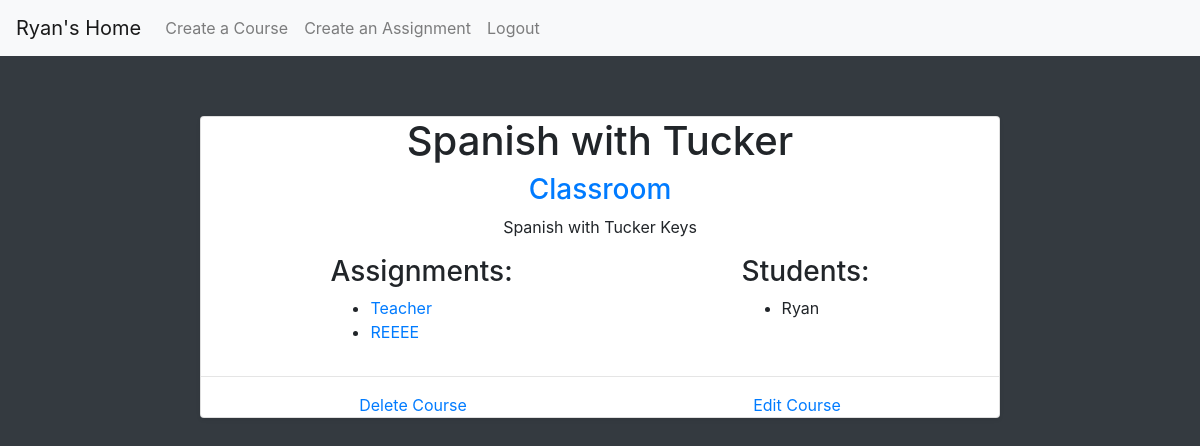
/course/teachertestspanish/ (signed in), run on the app's committed database.
### landing_page/models.py (models this page shows, shortened)
class Course(models.Model):
    name = models.CharField(max_length=50, unique=True)
    description = models.CharField(max_length=200, blank=True)
    teacher = models.ForeignKey(Teacher, null=True, on_delete=models.SET_NULL)
    students = models.ManyToManyField(Student)
    assignments = models.ManyToManyField(Assignment)
    zoom = models.URLField(max_length=200)
    pub_date = models.DateTimeField(auto_now_add=True, blank=True)
    slug = models.SlugField(unique=True, editable=False)
    def __str__(self):
        return self.name

class Teacher(models.Model):
    user = models.OneToOneField(User, on_delete=models.CASCADE)
    drive = models.URLField(max_length=50, blank=False)

class Assignment(models.Model):
    name = models.CharField(max_length=50)
    document = models.FileField(null=True, blank=False)
    pub_date = models.DateTimeField(
        auto_now_add=True, blank=False, editable=False)
    slug = models.CharField(max_length=50, unique=True,
                            blank=True, editable=False)

class Student(models.Model):
    user = models.OneToOneField(User, on_delete=models.CASCADE)
    drive = models.URLField(max_length=50, blank=False)

### landing_page/views.py (the view)
# urls.py: path('course/<str:slug>/', views.DetailView.as_view(), name='detail'),
class DetailView(LoginRequiredMixin, generic.DetailView):
    model = Course
    template_name = 'landing_page/detail.html'
    def get_queryset(self):
        return Course.objects.filter(pub_date__lte=timezone.now())

### templates/landing_page/detail.html
{% extends 'base.html' %} {% load static%} {% block content %}
<div class="container d-flex justify-content-center" style="padding-top: 5%;">
  <div class="card mb-4 shadow-sm" style="width: 50rem;">
    <h1 style="text-align: center;">
      {{course}} with {{course.teacher.user.first_name}}
    </h1>
    <a style="text-align: center;" href="{{course.zoom}}"><h3>Classroom</h3></a>
    <p style="text-align: center;">{{course.description}}</p>
    <div class="container d-flex justify-content-around">
      <div class="column">
        <h3>Assignments:</h3>
        <ul>
          {% for assignment in course.assignments.all %}
          <li>
            <a href="{% url 'landing_page:assignment-detail' assignment.slug %}"
              >{{assignment.name}}</a
            >
          </li>
          {% endfor %}
        </ul>
      </div>
      <div class="column">
        <h3>Students:</h3>
        <ul>
          {% for student in course.students.all %}
          <li>{{student.user.first_name}}</li>
          {% endfor %}
        </ul>
      </div>
    </div>
    <hr />
    <div class="container d-flex justify-content-around">
      <a href="{% url 'landing_page:delete-course' course.slug %}"
        >Delete Course</a
      >
      <a href="{% url 'landing_page:edit-course' course.slug %}">Edit Course</a>
    </div>
  </div>
</div>
{% endblock %}

### templates/base.html (shortened to what this page needs)
<!DOCTYPE html>
{% load static %}
<html lang="en">
  <head>
    <link
      rel="stylesheet"
      type="text/css"
      href="{% static 'css/style.css' %}"
    />
    <link
      rel="stylesheet"
      href="https://stackpath.bootstrapcdn.com/bootstrap/4.5.0/css/bootstrap.min.css"
    />
  </head>
  <body class="bg-dark">
    <nav class="navbar navbar-expand-lg navbar-light bg-light">
      {% if user.is_authenticated %}
      <a class="navbar-brand" href="{% url 'landing_page:index' %}"
        >{{user.first_name}}'s Home</a
      >
      <div class="collapse navbar-collapse" id="navbarNav">
        <ul class="navbar-nav">
          <li class="nav-item">
            <a class="nav-link" href="{% url 'landing_page:create-course'%}"
              >Create a Course</a
            >
          </li>
          <li class="nav-item">
            <a class="nav-link" href="{% url 'landing_page:create-assignment'%}"
              >Create an Assignment</a
            >
          </li>
          <li class="nav-item">
            <a class="nav-link" href="{% url 'logout'%}">Logout</a>
          </li>
        </ul>
      </div>
      {% else %}
      <a class="navbar-brand" href="{% url 'landing_page:index' %}"
        >Student Portal</a
      >
      {% endif %}
    </nav>
    {% block content %} {% endblock %}
  </body>
</html>

### data on the page
Course: name "Spanish", teacher.user.first_name "Tucker", description "Spanish with Tucker Keys"
Assignment: name "Teacher"
Assignment: name "REEEE"
Student: user.first_name "Ryan"

### other printed values
{{ user.first_name }} "Ryan"
